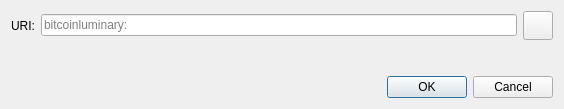
<?xml version="1.0" encoding="UTF-8"?>
<ui version="4.0">
 <class>OpenURIDialog</class>
 <widget class="QDialog" name="OpenURIDialog">
  <property name="geometry">
   <rect>
    <x>0</x>
    <y>0</y>
    <width>564</width>
    <height>109</height>
   </rect>
  </property>
  <property name="windowTitle">
   <string>Open bitcoinluminary URI</string>
  </property>
  <layout class="QVBoxLayout" name="verticalLayout">
   <item>
    <layout class="QHBoxLayout" name="horizontalLayout">
     <item>
      <widget class="QLabel" name="label">
       <property name="text">
        <string>URI:</string>
       </property>
      </widget>
     </item>
     <item>
      <widget class="QValidatedLineEdit" name="uriEdit">
       <property name="placeholderText">
        <string notr="true">bitcoinluminary:</string>
       </property>
      </widget>
     </item>
     <item>
      <widget class="QToolButton" name="pasteButton">
       <property name="toolTip">
        <string extracomment="Tooltip text for button that allows you to paste an address that is in your clipboard.">Paste address from clipboard</string>
       </property>
       <property name="text">
        <string/>
       </property>
       <property name="icon">
        <iconset resource="../bitcoinluminary.qrc">
         <normaloff>:/icons/editpaste</normaloff>:/icons/editpaste
        </iconset>
       </property>
       <property name="iconSize">
        <size>
         <width>22</width>
         <height>22</height>
        </size>
       </property>
      </widget>
     </item>
    </layout>
   </item>
   <item>
    <spacer name="verticalSpacer">
     <property name="orientation">
      <enum>Qt::Vertical</enum>
     </property>
     <property name="sizeHint" stdset="0">
      <size>
       <width>20</width>
       <height>40</height>
      </size>
     </property>
    </spacer>
   </item>
   <item>
    <widget class="QDialogButtonBox" name="buttonBox">
     <property name="orientation">
      <enum>Qt::Horizontal</enum>
     </property>
     <property name="standardButtons">
      <set>QDialogButtonBox::Cancel|QDialogButtonBox::Ok</set>
     </property>
    </widget>
   </item>
  </layout>
 </widget>
 <customwidgets>
  <customwidget>
   <class>QValidatedLineEdit</class>
   <extends>QLineEdit</extends>
   <header>qt/qvalidatedlineedit.h</header>
  </customwidget>
 </customwidgets>
 <resources/>
 <connections>
  <connection>
   <sender>buttonBox</sender>
   <signal>accepted()</signal>
   <receiver>OpenURIDialog</receiver>
   <slot>accept()</slot>
   <hints>
    <hint type="sourcelabel">
     <x>248</x>
     <y>254</y>
    </hint>
    <hint type="destinationlabel">
     <x>157</x>
     <y>274</y>
    </hint>
   </hints>
  </connection>
  <connection>
   <sender>buttonBox</sender>
   <signal>rejected()</signal>
   <receiver>OpenURIDialog</receiver>
   <slot>reject()</slot>
   <hints>
    <hint type="sourcelabel">
     <x>316</x>
     <y>260</y>
    </hint>
    <hint type="destinationlabel">
     <x>286</x>
     <y>274</y>
    </hint>
   </hints>
  </connection>
 </connections>
</ui>
